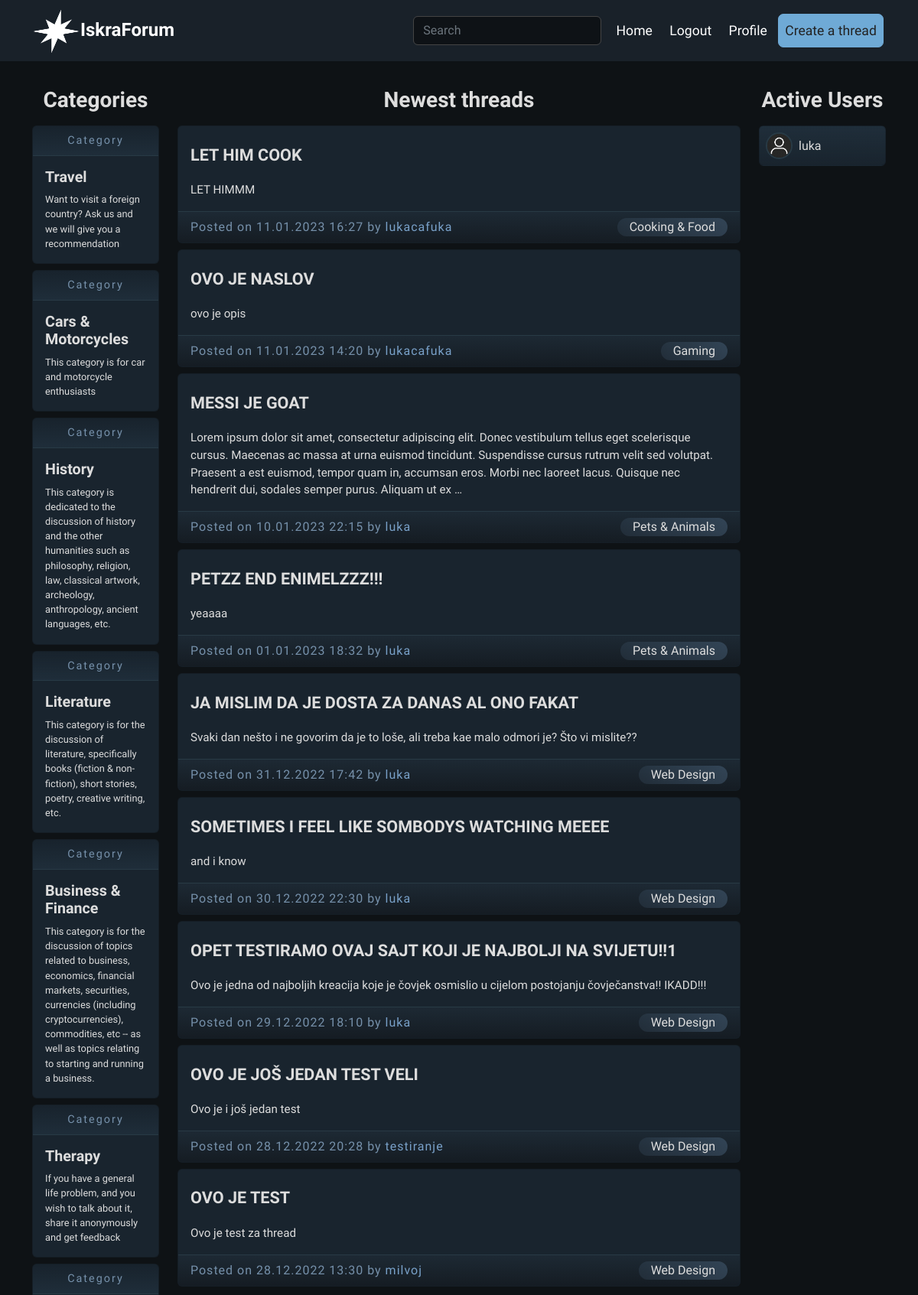
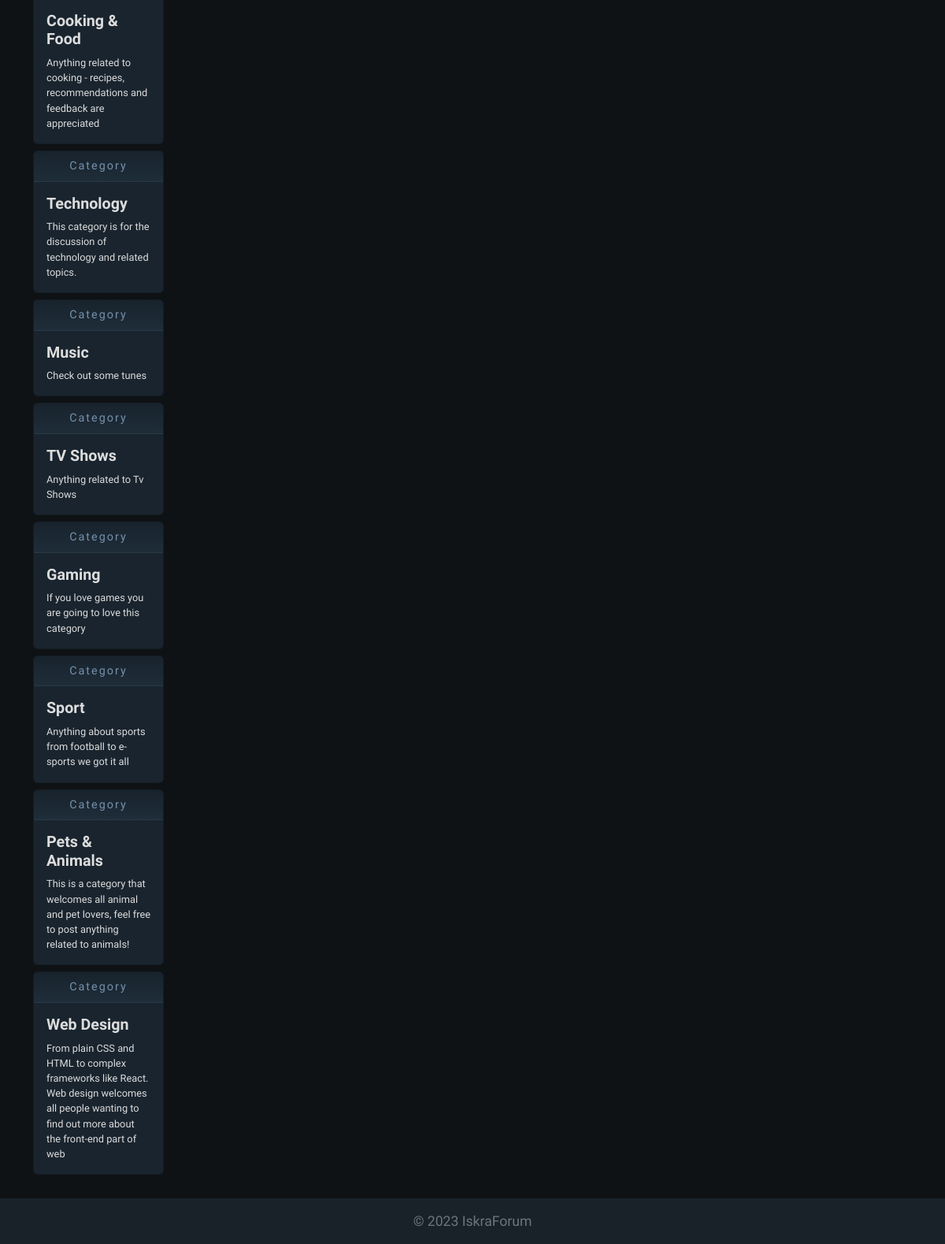
The app's page / (signed in) with its own data (2 pictures, top to bottom).
### base/models.py (models this page shows, shortened)
class Category(models.Model):
    name = models.CharField(max_length=200, unique=True)
    description = models.TextField()
    created = models.DateTimeField(auto_now_add=True)

class Thread(models.Model):
    title = models.CharField(max_length=150)
    description = models.TextField()
    uploader = models.ForeignKey(User, null=True, blank=True, on_delete=models.CASCADE)
    category = models.ForeignKey("Category", verbose_name=("Category"), null=True, on_delete=models.DO_NOTHING)
    created = models.DateTimeField(auto_now_add=True)

### base/views.py (the view)
# urls.py: path('', views.home, name='home'),
def home(request):
    q = request.GET.get('q') if request.GET.get('q') != None else ''
    threads = Thread.objects.filter(Q(category__name__icontains=q) | Q(title__icontains=q) |  Q(uploader__username__icontains=q))
    users = request.online_now
    categories = Category.objects.all()
    context = {
        'threads': threads,
        'users': users,
        'categories': categories,
    }
    return render(request, 'base/index.html', context)

### base/templates/base/index.html (shortened to what this page needs)
{% extends 'base/base.html' %}
{% load static %}
{% block content %}
    <div class="container container-home">
        <div class="row">
            <div class="col-lg-2">
                    <div class="container-fluid inner-container">
                        <div class="row">
                            <div class="col-md-12 title">
                                <h3 class="">Categories</h3>
                            </div>
                            <div class="col-md-12 comm-list">
                                {% for category in categories reversed %}
                                <a class="card mb-2" href="{% url 'home' %}?q={{category.name}}">
                                    <div class="card-header comm-header">Category</div>
                                    <div class="card-body">
                                      <h5 class="card-title comn-title">{{category.name}}</h5>
                                      <p class="card-text comm-desc">{{category.description}}</p>
                                    </div>
                                </a>
                                {% endfor %}
                            </div>
                        </div>
                    </div>
            </div>
            <div class="col-lg-8">
                 <div class="container-fluid inner-container">
                        <div class="row communities">
                            <div class="col-md-12 title">
                                <h3 class="">Newest threads</h3>
                            </div>
                                <div class="col-md-12 thread-list">
                                    {% for thread in threads reversed %}
                                    <div class="card mb-2">
                                        <a href="/thread/{{thread.id}}" class="card-body thread-body">
                                          <h5 class="card-title thread-title">{{ thread.title|upper }}</h5>
                                          <p class="card-text thread-text">{{ thread.description|truncatewords:50 }} </p>
                                        </a>
                                        <div class="card-footer thread-footer d-flex align-items-center justify-content-between">
                                             <span class="post-info">Posted on {{ thread.created|date:'d.m.Y H:i' }} by <a href="/user/{{thread.uploader.username}}" class="thread-user-link"> {{thread.uploader.username}} </a> </span> <a class="category" href="{% url 'home' %}?q={{thread.category.name}}"> {{thread.category.name}} </a>
                                        </div>
                                    </div>
                                    {% endfor %}
                                </div>
                        </div>
                    </div>
            </div>
            <div class="col-lg-2">
                <div class="container-fluid inner-container">
                    <div class="row communities">
                        <div class="col-md-12 title">
                            <h3 class="">Active Users</h3>
                        </div>
                            {% for user in users %}
                            <div class="col-md-12 user-list">
                                <a href="/user/{{user.username}}" class="card mb-2 user">
                                    <div class="card-body d-flex p-2 justify-content-start align-items-center">
                                        <img class="usr-avatar" src="{% static 'base/img/avatar.png' %}" alt="" width="35px" height="35px">
                                        <p class="username">{{ user.username }}</p>
                                    </div>
                                </a>
                            </div>
                            {% endfor %}
                    </div>
                </div>
            </div>
        </div>
    </div>
{% endblock content %}

### records on screen
Category: name "Travel", description "Want to visit a foreign country? Ask us and we will give you a recommendation"
Category: name "Cars & Motorcycles", description "This category is for car and motorcycle enthusiasts"
Category: name "History", description "This category is dedicated to the discussion of history and the other humanities such as philosophy, religion, law, classical artwork, archeology, anthropology, ancient languages, etc."
Category: name "Literature", description "This category is for the discussion of literature, specifically books (fiction & non-fiction), short stories, poetry, creative writing, etc."
Category: name "Business & Finance", description "This category is for the discussion of topics related to business, economics, financial markets, securities, currencies (including cryptocurrencies), commodities, etc -- as well as topics relating to starting and running a business."
Category: name "Therapy", description "If you have a general life problem, and you wish to talk about it, share it anonymously and get feedback"
Category: name "Cooking & Food", description "Anything related to cooking - recipes, recommendations and feedback are appreciated"
Category: name "Technology", description "This category is for the discussion of technology and related topics."
Category: name "Music", description "Check out some tunes"
Category: name "TV Shows", description "Anything related to Tv Shows"
Category: name "Gaming", description "If you love games you are going to love this category"
Category: name "Sport", description "Anything about sports from football to e-sports we got it all"
Category: name "Pets & Animals", description "This is a category that welcomes all animal and pet lovers, feel free to post anything related to animals!"
Category: name "Web Design", description "From plain CSS and HTML to complex frameworks like React. Web design welcomes all people wanting to find out more about the front-end part of web"
Thread: title "LET HIM COOK", description "LET HIMMM", created "11.01.2023 16:27", uploader.username "lukacafuka", category.name "Cooking & Food"
Thread: title "OVO JE NASLOV", description "ovo je opis", created "11.01.2023 14:20", uploader.username "lukacafuka", category.name "Gaming"
Thread: title "MESSI JE GOAT", description "Lorem ipsum dolor sit amet, consectetur adipiscing elit. Donec vestibulum tellus eget scelerisque cursus. Maecenas ac massa at urna euismod tincidunt. Suspendisse cursus rutrum velit sed volutpat. Praesent a est euismod, tempor quam in, accumsan eros. Morbi nec laoreet lacus. Quisque nec hendrerit dui, sodales semper purus. Aliquam ut ex …", created "10.01.2023 22:15", uploader.username "luka", category.name "Pets & Animals"
Thread: title "PETZZ END ENIMELZZZ!!!", description "yeaaaa", created "01.01.2023 18:32", uploader.username "luka", category.name "Pets & Animals"
Thread: title "JA MISLIM DA JE DOSTA ZA DANAS AL ONO FAKAT", description "Svaki dan nešto i ne govorim da je to loše, ali treba kae malo odmori je? Što vi mislite??", created "31.12.2022 17:42", uploader.username "luka", category.name "Web Design"
Thread: title "SOMETIMES I FEEL LIKE SOMBODYS WATCHING MEEEE", description "and i know", created "30.12.2022 22:30", uploader.username "luka", category.name "Web Design"
Thread: title "OPET TESTIRAMO OVAJ SAJT KOJI JE NAJBOLJI NA SVIJETU!!1", description "Ovo je jedna od najboljih kreacija koje je čovjek osmislio u cijelom postojanju čovječanstva!! IKADD!!!", created "29.12.2022 18:10", uploader.username "luka", category.name "Web Design"
Thread: title "OVO JE JOŠ JEDAN TEST VELI", description "Ovo je i još jedan test", created "28.12.2022 20:28", uploader.username "testiranje", category.name "Web Design"
Thread: title "OVO JE TEST", description "Ovo je test za thread", created "28.12.2022 13:30", uploader.username "milvoj", category.name "Web Design"

### other values on screen
{{ user.username }} "luka"
